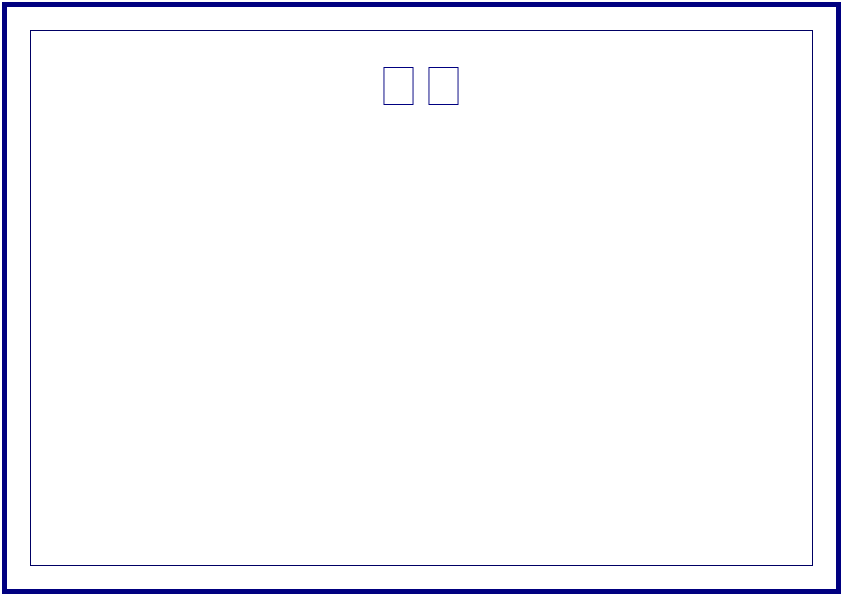

The Python source for this figure:
"""
生成示例证书模板
运行此脚本创建一个简单的证书模板图像
"""
from PIL import Image, ImageDraw, ImageFont
import os

def create_certificate_template():
    # 创建空白证书背景 (A4尺寸，横向)
    width, height = 842, 595  # A4尺寸 (72 DPI)
    background_color = (255, 255, 255)  # 白色背景
    
    # 创建图像
    image = Image.new('RGBA', (width, height), background_color)
    draw = ImageDraw.Draw(image)
    
    # 添加边框
    border_color = (0, 0, 128)  # 深蓝色
    border_width = 5
    draw.rectangle(
        [(border_width//2, border_width//2), 
         (width - border_width//2, height - border_width//2)],
        outline=border_color,
        width=border_width
    )
    
    # 添加装饰
    draw.rectangle(
        [(30, 30), (width - 30, height - 30)],
        outline=(0, 0, 100),
        width=1
    )
    
    # 添加标题
    title = "证书"
    try:
        # 尝试使用系统默认字体
        title_font = ImageFont.truetype("arial.ttf", 60)
    except:
        # 如果无法加载，使用默认字体
        title_font = ImageFont.load_default()
    
    # 获取文本大小以居中显示
    title_width = title_font.getbbox(title)[2]
    draw.text((width//2 - title_width//2, 50), title, fill=(0, 0, 128), font=title_font)
    
    # 保存模板
    template_path = os.path.join(os.path.dirname(__file__), "certificate_template.png")
    image.save(template_path)
    print(f"证书模板已保存至: {template_path}")
    return template_path

if __name__ == "__main__":
    create_certificate_template()